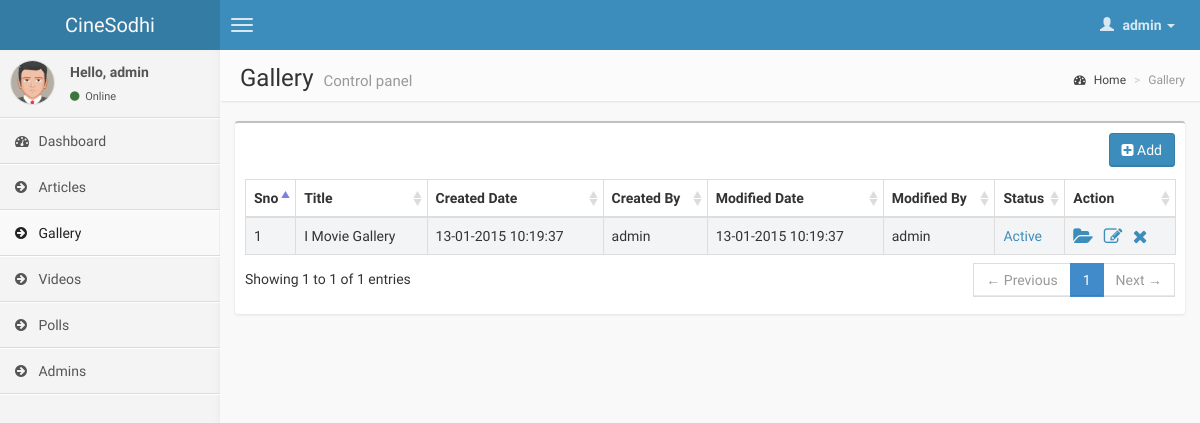
Screenshot of /admin/index.php?op=gallery (signed in) with the database file from the repository.
### tables this page shows
CREATE TABLE IF NOT EXISTS `gallery` (
  `id` int(11) unsigned NOT NULL AUTO_INCREMENT,
  `page_url` varchar(250) NOT NULL,
  `meta_keywords` text NOT NULL,
  `meta_description` longtext NOT NULL,
  `gallery_title` varchar(250) NOT NULL,
  `status` tinyint(1) NOT NULL,
  `created_by` int(11) unsigned NOT NULL,
  `modified_by` int(11) unsigned DEFAULT NULL,
  `created_date` datetime NOT NULL,
  `modified_date` datetime DEFAULT NULL,
  PRIMARY KEY (`id`),
  KEY `created_by` (`created_by`),
  KEY `modified_by` (`modified_by`)
);

### admin/index.php (called while the page is built)
<?php
	include_once("../lib/config.php");
	include_once("includes/header.php");
	include_once("includes/body.php");
	include_once("includes/footer.php");
?>

### lib/config.php (called while the page is built, shortened)
<?php
include_once('Database.class.php');
$Database = new Database('localhost','root','','cinesodhi');
?>

### lib/Database.class.php (called while the page is built, shortened)
<?php
class Database {
var $query_id = 0;
function fetch_array($query_id=-1) {
	if ($query_id!=-1) {
		$this->query_id=$query_id;
	}
	if (isset($this->query_id)) {
		$record = @mysql_fetch_assoc($this->query_id);
	}else{
		$this->oops("Invalid query_id: <b>$this->query_id</b>. Records could not be fetched.");
	}
	return $record;
}
function fetch_values($Ed_sql)
{
	$Ed_res = mysql_query($Ed_sql);
	$out = array();
	while ($row = $this->fetch_array($Ed_res,$Ed_sql)){
		$out[] = $row;
	}
	return $out;
}
}
?>

### admin/includes/gallery.php (the view, shortened to what this page needs)
<?php
if((isset($_GET['Action']))&&(($_GET['Action']=='Add')||($_GET['Action']=='Edit')))
{
  if(($_GET['Action']=='Edit')&&($_GET['gid']>0))
  {
	 $gallery = $Database->fetch_values("select * from gallery where id = '".$_GET['gid']."'");
	 $galleryData = array_shift($gallery);
	 $heading = 'Edit Gallery Details';
	 $buttonText = 'Save';
	 $title = $galleryData['gallery_title'];
	 $pageUrl = $galleryData['page_url'];
	 $metaKeywords = $galleryData['meta_keywords'];
	 $metaDesc = $galleryData['meta_description'];
  }
  else
  {
	$heading = 'Add Gallery';
	$buttonText = 'Add';
	$title = '';
	$pageUrl = '';
	$metaKeywords = '';
	$metaDesc = '';
  }
?>
  <div class="col-md-12">
	<div class="box box-primary">
	<div class="box-header">
		<h3 class="box-title"><?php echo $heading;?></h3>
	</div>
	<?php
	  if(isset($_GET['error']))
	  {
	  ?>
	  <div class="alert alert-danger alert-dismissable">
		<i class="fa fa-ban"></i>
		<button aria-hidden="true" data-dismiss="alert" class="close" type="button">×</button>
		<b>Alert!</b>
		<?php
		if(isset($_GET['error']) && $_GET['error'] == "empty")
		{?>
			Fields Should not be Empty
		<?php
		}
		else if(isset($_GET['error']) && $_GET['error'] == "yes")
		{?>
			Error Occured While Saving, Please try again
		<?php
		}
		?>
	 </div>
	 <?php
	 }?>
	<form id="galleryForm" action="index.php?op=gallery" method="post"  role="form" enctype="multipart/form-data">
		<div class="box-body">
			<div class="form-group">
				<label for="exampleInputTitle">Title</label>
				<input id="galleryTitle" type="text" name="title" class="form-control" placeholder="Enter Title" value="<?php echo $title;?>" data-bv-notempty data-bv-notempty-message="Gallery Title is required">
			</div>
			<div class="form-group">
				<label for="exampleInputPageUrl">Page Url</label>
				<input id="pageUrl" type="text" name="pageurl" class="form-control" placeholder="Page Url" value="<?php echo $pageUrl;?>" data-bv-notempty data-bv-notempty-message="page Url is required">
			</div>
			<div class="form-group">
				<label for="exampleInputMetaKeywords">Meta Keywords</label>
				<textarea rows="3" name="metaKeywords" class="form-control" placeholder="Enter Meta Keywords" data-bv-notempty data-bv-notempty-message="Meta Keywords is required"><?php echo $metaKeywords;?></textarea>
			</div>
			<div class="form-group">
				<label for="exampleInputMetaDescription">Meta Description</label>
				<textarea rows="3" name="metaDesc" class="form-control" placeholder="Enter Meta Description" data-bv-notempty data-bv-notempty-message="Meta Description is required"><?php echo $metaDesc;?></textarea>
			</div>
		</div>
		<div class="box-footer">
		    <?php
			if(($_GET['Action']=='Edit')&&($_GET['gid']>0))
			{?>
				<input type="hidden" readonly="true" name="gallery_id" value="<?php echo $_GET['gid'];?>" />
			<?php
			}?>
			<input id="submitButton" type="submit" name="Submit" value="<?php echo $buttonText;?>" class="btn bg-olive btn-block">
		</div>
	</form>
	</div>
 </div>
<?php }
else
{ ?>
	<div class="box">
	 <div class="box-body table-responsive">
	    <div class="col-md-12 padding-right-none margin-bottom-5">
		 <button id="addButton" class="btn btn-primary pull-right" title="Add Gallery" data-placement="bottom" data-toggle="tooltip">
		 <i class="fa fa-plus-square"></i>&nbsp;Add</button>
		</div>
		<table id="galleryData" class="table table-bordered table-striped">
			<thead>
				<tr>
				  <th>Sno</th>
				  <th>Title</th>
				  <th>Created Date</th>
				  <th>Created By</th>
				  <th>Modified Date</th>
				  <th>Modified By</th>
				  <th>Status</th>
				  <th>Action</th>
				</tr>
			</thead>
			<tbody>
			<?php
			 $gallery =$Database->fetch_values("select g.*,c.username as createdBy, m.username as modifiedBy from gallery g,admin c, admin m where g.created_by = c.id and g.modified_by = m.id ORDER BY g.id asc");
			 if(count($gallery) > 0)
			 {
			    $i=1;
			    foreach($gallery as $gal)
				{
					if($gal['status']==1)
					{
					  $status = 'Active';
					  $sval = 0;
					}
					else
					{
						$status = 'Inactive';
						$sval = 1;
					}
			 ?>
					<tr>
					  <td><?php echo $i;?></td>
					  <td><?php echo $gal['gallery_title'];?></td>
					  <td><?php echo date("d-m-Y H:i:s",strtotime($gal['created_date']));?></td>
					  <td><?php echo $gal['createdBy'];?></td>
					  <td><?php echo date("d-m-Y H:i:s",strtotime($gal['modified_date']));?></td>
					  <td><?php echo $gal['modifiedBy'];?></td>
					  <td>
					  <a title="Change Status" data-placement="bottom" data-toggle="tooltip" href='index.php?op=gallery&gid=<?=$gal['id']?>&status=<?php echo $sval;?>'>
					  <?php echo $status;?>
					  </a>
					  </td>
					  <td>
					  <a title="View Gallery Images" data-placement="bottom" data-toggle="tooltip" href='index.php?op=gallery_images&Action=Edit&gid=<?=$gal['id']?>'>
					  <i class="fa fa-folder-open fa-lg"></i></a>
					  <a title="Edit Gallery" data-placement="bottom" data-toggle="tooltip" href='index.php?op=gallery&Action=Edit&gid=<?=$gal['id']?>'>
					  <i class="fa fa-pencil-square-o fa-lg"></i></a>
					  <a title="Remove Gallery" data-placement="bottom" data-toggle="tooltip" href='index.php?op=gallery&Action=Delete&gid=<?=$gal['id']?>' onclick="return confirm('Are you sure')">
					  <i class="fa fa-times fa-lg"></i></a>
				    </td>
					</tr>
			 <?php
			    $i++;}
			 }
			 ?>
			</tbody>
        </table>
	 </div>
	</div>
<?php } ?>

### rows the page displays
gallery: gallery_title "I Movie Gallery", created_date "13-01-2015 10:19:37", created_by.username "admin", modified_date "13-01-2015 10:19:37", status "Active"

### other values shown
$_SESSION['name'] "admin"
$pageHeading "Gallery"
$b1Title "Gallery"
